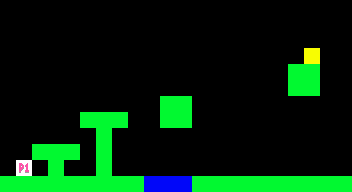

This is a level from a 2D game, rendered from its Tiled map with the project's own tilesets. A one-line summary and the complete map file follow:
An orthogonal 22x12 tile map with 16x16 px tiles, 1 tile layer (Tile Layer 1).

<map version="1.5" tiledversion="1.7.1" orientation="orthogonal" renderorder="left-down" width="22" height="12" tilewidth="16" tileheight="16" infinite="0" nextlayerid="2" nextobjectid="1">
 <tileset firstgid="1" name="prototype-blocks" tilewidth="16" tileheight="16" tilecount="256" columns="16">
  <image source="prototype-blocks.png" width="256" height="256" />
 </tileset>
 <layer id="1" name="Tile Layer 1" width="22" height="12">
  <data encoding="csv">
0,0,0,0,0,0,0,0,0,0,0,0,0,0,0,0,0,0,0,0,0,0,
0,0,0,0,0,0,0,0,0,0,0,0,0,0,0,0,0,0,0,0,0,0,
0,0,0,0,0,0,0,0,0,0,0,0,0,0,0,0,0,0,0,0,0,0,
0,0,0,0,0,0,0,0,0,0,0,0,0,0,0,0,0,0,0,4,0,0,
0,0,0,0,0,0,0,0,0,0,0,0,0,0,0,0,0,0,2,2,0,0,
0,0,0,0,0,0,0,0,0,0,0,0,0,0,0,0,0,0,2,2,0,0,
0,0,0,0,0,0,0,0,0,0,2,2,0,0,0,0,0,0,0,0,0,0,
0,0,0,0,0,2,2,2,0,0,2,2,0,0,0,0,0,0,0,0,0,0,
0,0,0,0,0,0,2,0,0,0,0,0,0,0,0,0,0,0,0,0,0,0,
0,0,2,2,2,0,2,0,0,0,0,0,0,0,0,0,0,0,0,0,0,0,
0,17,0,2,0,0,2,0,0,0,0,0,0,0,0,0,0,0,0,0,0,0,
2,2,2,2,2,2,2,2,2,3,3,3,2,2,2,2,2,2,2,2,2,2
</data>
 </layer>
</map>
